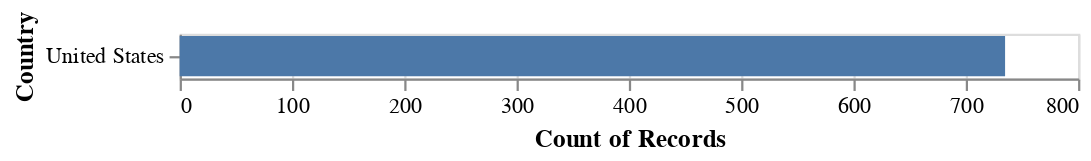

The cell this chart's notebook holds for it:
### Code cell
alt.Chart(data).mark_bar().encode(
    x = alt.X('count()'),
    y = alt.Y('Country', sort = '-x'))

### Figure 1 — Vega-Lite specification as saved in the notebook (floating-point values rounded to 4 significant figures; data arrays with more than 128 entries replaced by an {"elided": "..."} marker saying what was removed)
{"config": {"view": {"continuousWidth": 400, "continuousHeight": 300}}, "data": {"name": "data-2d6105e4eb80b3728a2979a3f3635476"}, "mark": "bar", "encoding": {"x": {"type": "quantitative", "aggregate": "count"}, "y": {"type": "nominal", "field": "Country", "sort": "-x"}}, "$schema": "https://vega.github.io/schema/vega-lite/v4.8.1.json", "datasets": {"data-2d6105e4eb80b3728a2979a3f3635476": {"elided": "735 records"}}}
